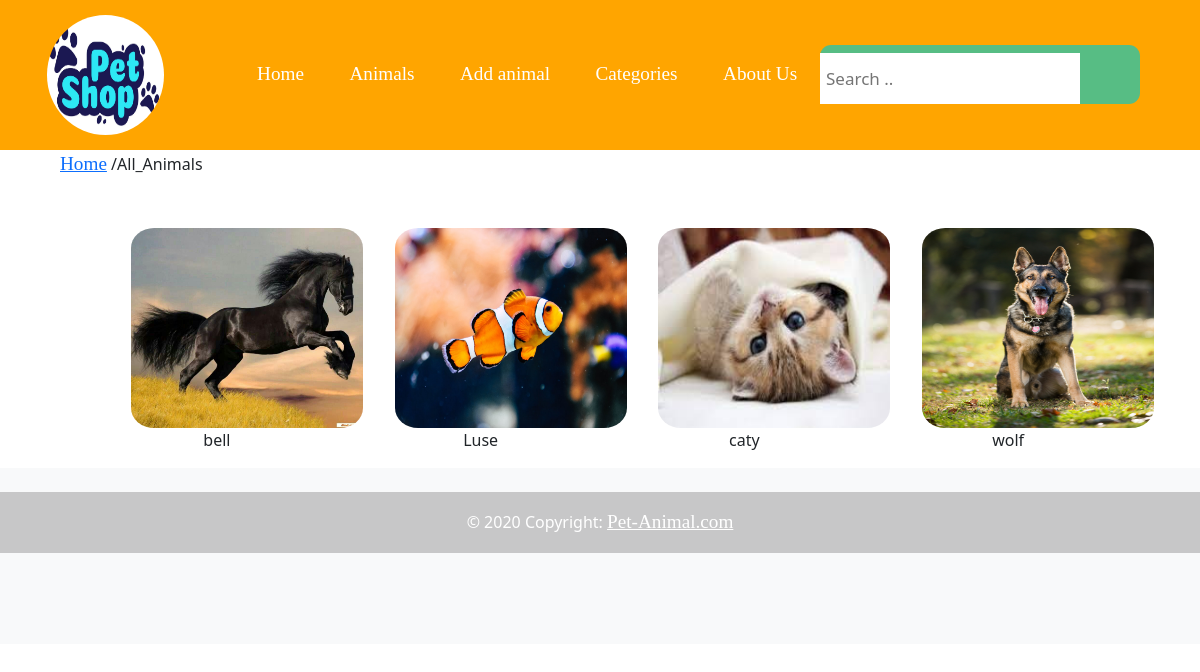
The app's page /showAllAnimals (signed in), older data.
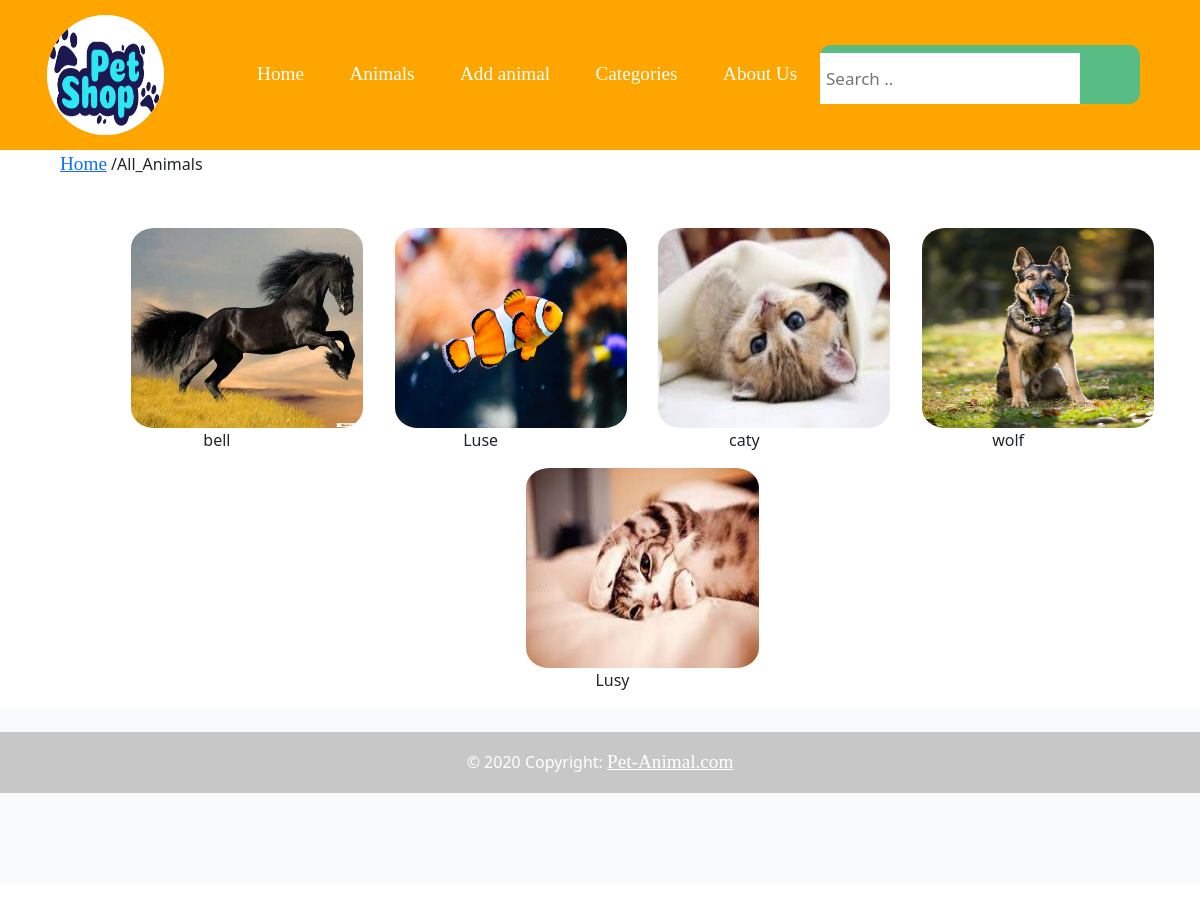
The same page, newer data.
### user/models.py (models this page shows)
class Animal(models.Model):
    animal_name=models.CharField(max_length=200)
    description=models.TextField()
    price=models.IntegerField()
    age=models.FloatField()
    image=models.ImageField(upload_to='Media', blank=True)
    isDelete=models.BooleanField()
    isAccepted=models.BooleanField()
    added_by=models.ForeignKey(User,related_name='added_animals', on_delete=models.CASCADE)
    category=models.ForeignKey(Category,related_name='animals_in_this_category', on_delete=models.CASCADE)
    created_at=models.DateTimeField(auto_now_add=True)
    updated_at=models.DateTimeField(auto_now=True)
    objects=CUserManager()

### user/views.py (the view)
# urls.py: path('showAllAnimals',  views.showAllAnimals),
def showAllAnimals(request):
    context={
        'user': User.objects.get(id=request.session['id']),
        'allanimals':models.allAnimals(),
        'admin': User.objects.get(rule_type=1),
    }
    return render (request, 'all_animals.html',context)

### user/models.py (called while the page is built)
def allAnimals():
    return Animal.objects.filter(isAccepted=True ).filter(isDelete=False)

### user/templates/all_animals.html (shortened to what this page needs)
<!DOCTYPE html>
<html lang="en">
<head>
    {% load static %}
    <link rel="stylesheet" href="{% static 'css/all_animals.css' %}">
    <link rel="stylesheet" href="{% static 'css/mainPage.css' %}">
    <link href="https://cdn.jsdelivr.net/npm/bootstrap@5.1.3/dist/css/bootstrap.min.css" rel="stylesheet">
</head>
<body>
    <header>
        <div class="image-container">
            <img src="static/image/LOGO.png" alt="">
        </div>
        <ul class="nav">
            <li class="nav-item">
              <a  aria-current="page" href="/mainPage">Home</a>
            </li>
            <li class="nav-item">
              <a  href="/showAllAnimals">Animals</a>
            </li>
            <li class="nav-item">
              <a href="/addAnimalPage">Add animal</a>
            </li>
            <li class="nav-item">
              <a href="/allCategories">Categories</a>
            </li>
            <li class="nav-item">
                <a href="/aboutUs">About Us</a>
              </li>
          </ul>
        <div class="search-container">
            <form action="#">
                <div class="input-box">
                    <input type="text" placeholder="Search .. " required>
                  </div>
            </form>
          </div>
    </header>
        <div class="main">
            <div id="location">
                <p><a href="#">Home</a> /All_Animals</p>
            </div>
          <div id="all_animals">
            {%for animal in allanimals%}
            {% if forloop.counter|divisibleby:3%}
            <div id="animal" name="cat-1" >
              <a href="/showAnimalInfo/{{animal.id}}"><img id="img-2" src="/Media/{{animal.image}}" alt="dog-pic"></a>
              <p>{{animal.animal_name}}</p></div><br>
            {%else%}
            <div id="animal" name="cat-1">
              <a href="/showAnimalInfo/{{animal.id}}"><img id="img-2" src="/Media/{{animal.image}}" alt="dog-pic"></a>
              <p>{{animal.animal_name}}</p></div>
            {%endif%}
            {% endfor %}
        </div>
            </div>
            <footer class="bg-light text-center text-white">
              <div class="container p-4 pb-0">
              </div>
              <div class="text-center p-3" style="background-color: rgba(0, 0, 0, 0.2);">
                © 2020 Copyright:
                <a class="text-white" href="https://mdbootstrap.com/">Pet-Animal.com</a>
              </div>
            </footer>
</body>
</html>

Row changes from the older to the newer data that the page shows:
added Animal: image (picture), animal_name "Lusy"
